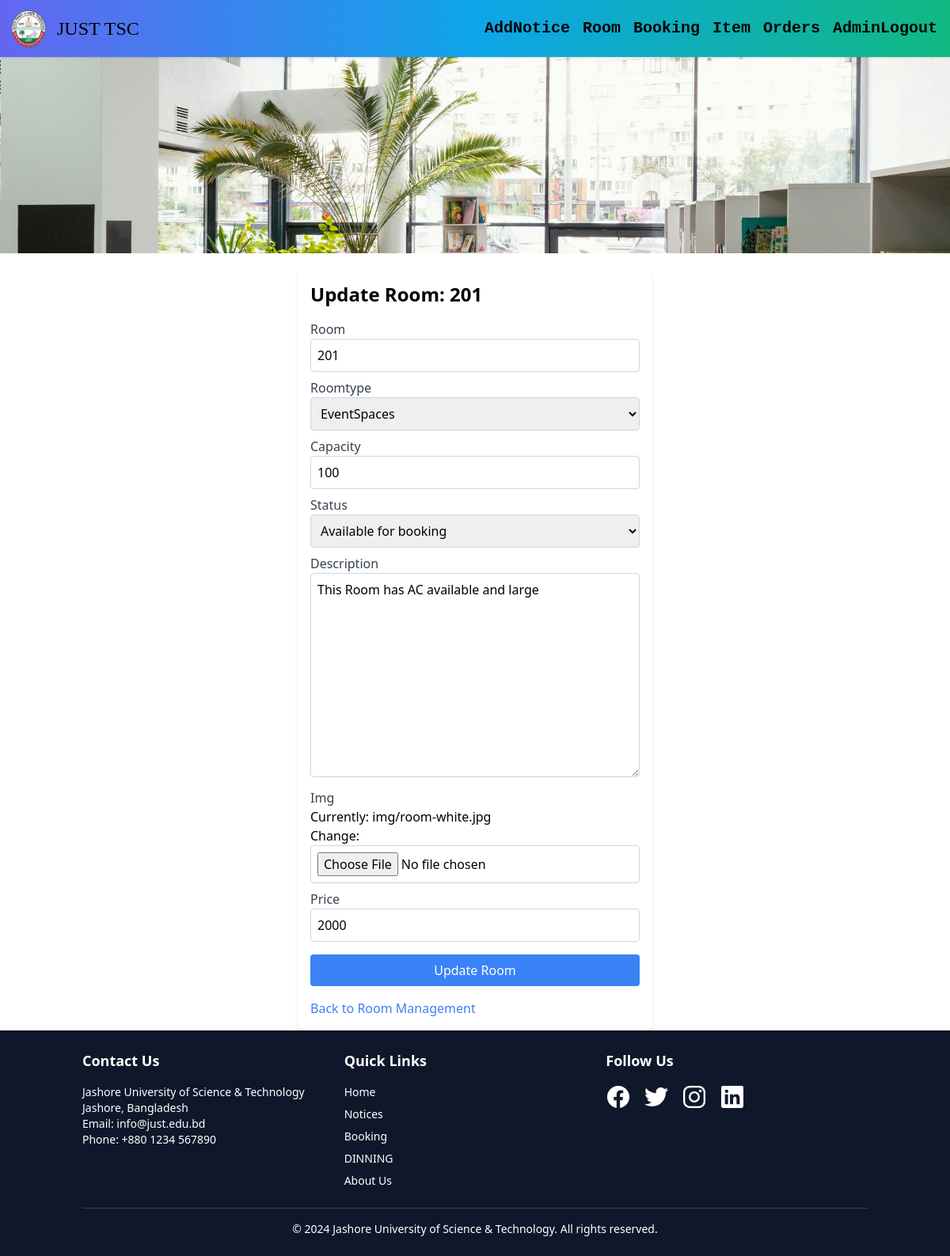
Page /update_room/1 (signed in) on the earlier database version.
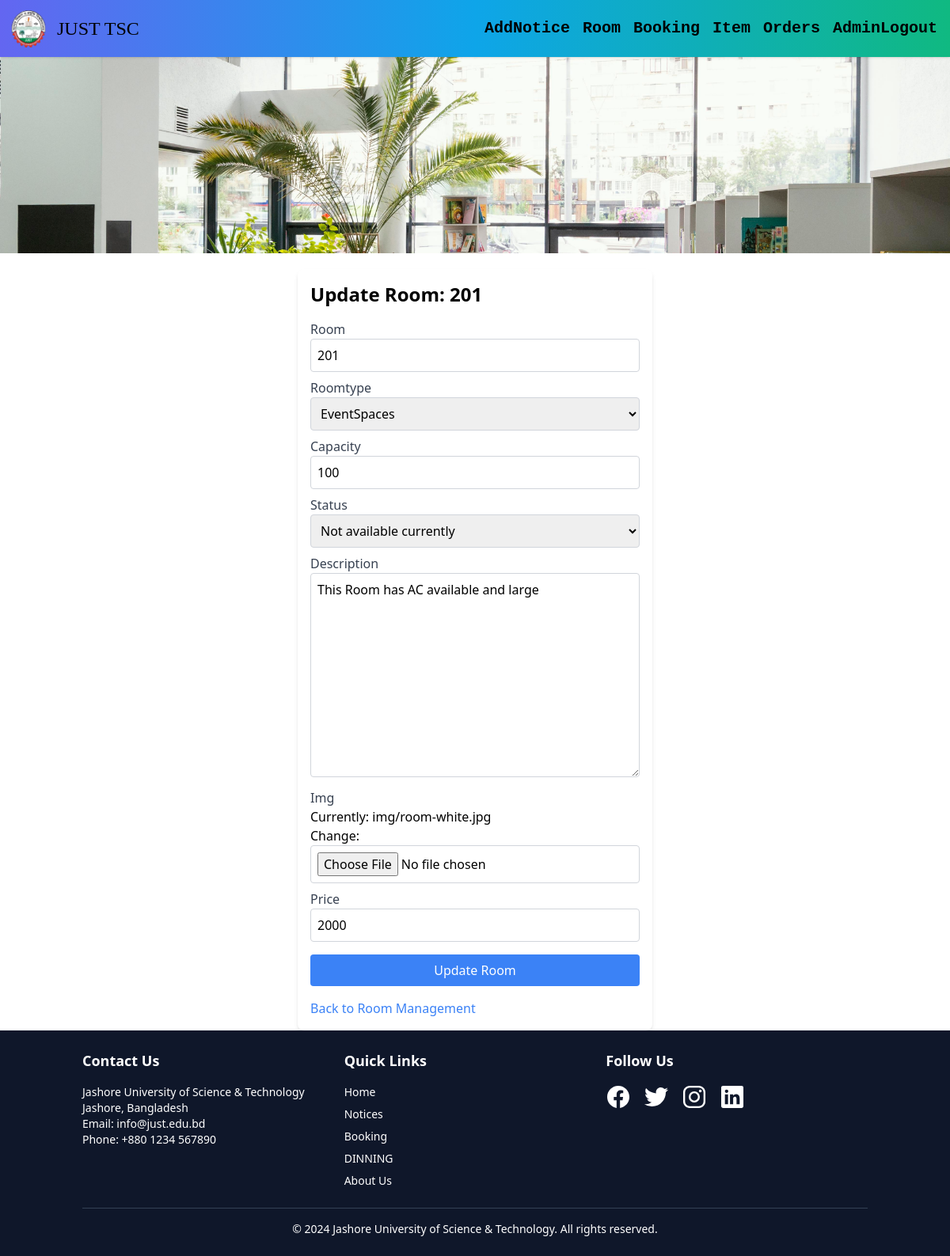
Same page on the later database version.
### TSC/models.py (models this page shows, shortened)
class Room(models.Model):
    current_status=[
        ('Available for booking','Available for booking'),
        ('Not available currently','Not available currently'),
        ('Not for Booking','Not for booking'),
    ]
    room=models.CharField(max_length=50)
    roomtype = models.ForeignKey(Room_Type, on_delete=models.SET_NULL,null=True,blank=True)
    capacity=models.IntegerField(default=0)
    status = models.CharField(null=True,blank=True,max_length=50, choices=current_status)
    description=models.TextField(null=True,blank=True)
    img=models.FileField(upload_to='img')
    price=models.IntegerField(default=0)

### TSC/views.py (the view)
# urls.py: path('update_room/<int:room_id>',views.UpdateRoom,name="update_room"),
@user_passes_test(is_admin, login_url='/')
def UpdateRoom(request, room_id):
    room = get_object_or_404(Room, id=room_id)  # Fetch the room based on room_id
    if request.method == "POST":
        form = RoomForm(request.POST, request.FILES, instance=room)  # Pass the room instance
        if form.is_valid():
            form.save()
            messages.success(request, f'Room {room.room} updated successfully.')
            return redirect('adminRoom')  # Redirect to room management page
    else:
        form = RoomForm(instance=room)  # Create a form with the room's current data
    context = {
        'form': form,
        'room': room,
    }
    return render(request, "update_room.html", context)  # Create a template for updating

### TSC/forms.py
class RoomForm(forms.ModelForm):
    class Meta:
        model=Room
        fields=['room','roomtype','capacity','status','description','img','price',]

### TSC/models.py (called while the page is built)
    def __str__(self):
        return self.roomtype

### TSC/templatetags/custom_tags.py (called while the page is built)
@register.filter(name='add_class')
def add_class(field, css_class):
    return field.as_widget(attrs={"class": css_class})

### TSC/views.py (called while the page is built)
def is_admin(user):
    return user.is_authenticated and user.is_staff

### templates/update_room.html (shortened to what this page needs)
{% extends "Room_navbar.html" %}
{% load custom_tags %}
{% block first %}
<div class="container mx-auto mt-5 p-4 bg-white shadow-md rounded-lg max-w-md">
    <h1 class="text-2xl font-bold mb-4">Update Room: {{ room.room }}</h1>
    <form method="POST" enctype="multipart/form-data" class="space-y-4">
        <div class="space-y-2">
            {% for field in form %}
                <div>
                    <label for="{{ field.id_for_label }}" class="block text-gray-700 font-medium">{{ field.label }}</label>
                    {{ field|add_class:"border border-gray-300 rounded p-2 w-full" }}
                </div>
            {% endfor %}
        </div>
        <button type="submit" class="w-full bg-blue-500 text-white px-4 py-2 rounded hover:bg-blue-600 transition duration-200">Update Room</button>
    </form>
    <a href="{% url 'adminRoom' %}" class="text-blue-500 mt-4 inline-block hover:underline">Back to Room Management</a>
</div>
{% endblock %}

Differences in the rows shown:
changed Room "This Room has AC available and large": status "Available for booking" → "Not available currently"
